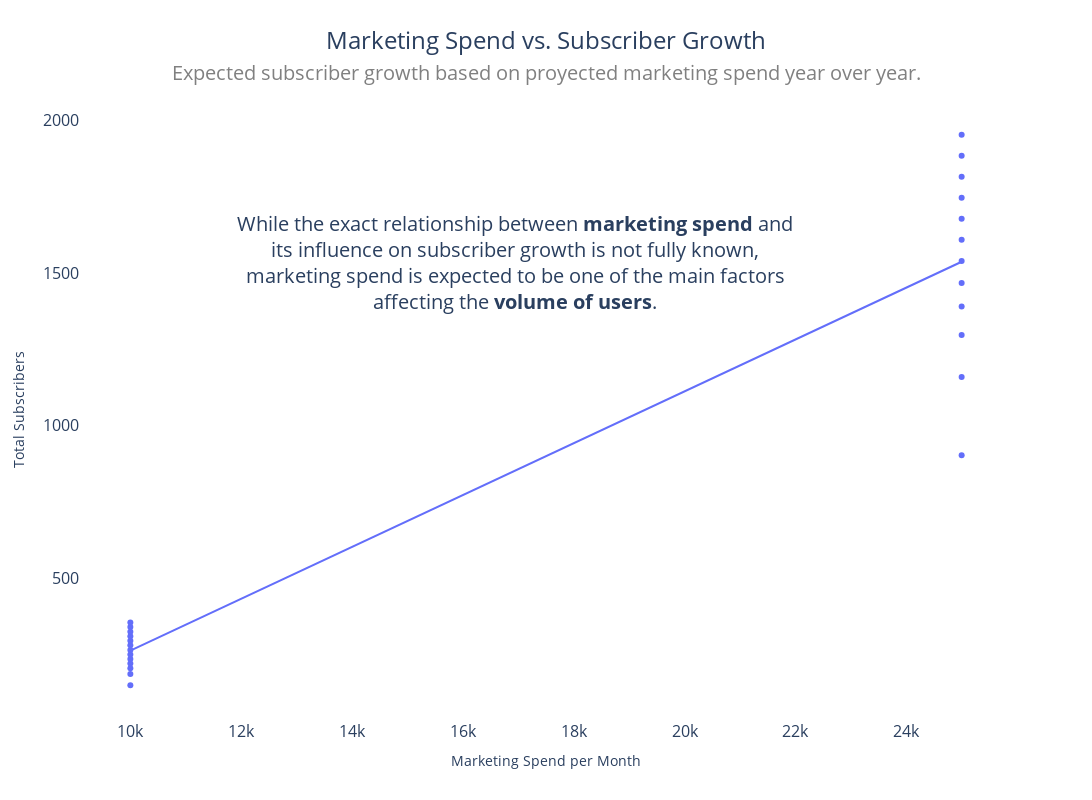

Write notebook code for a chart like this one.
### Code cell
fig2 = px.scatter(
    subscribers,
    x='Marketing Spend / Month', 
    y='(New) Subscribers', 
    trendline='ols',  
    title='Marketing Spend vs. Subscriber Growth'
)
fig2.update_layout(
    plot_bgcolor='white',  
    paper_bgcolor='white',
    title_font=dict(size=35),
    title={'x':0.5, 'y':0.96, 'xanchor': 'center'},
    height=800,  
    width=1200,
    showlegend=False 
)

fig2.add_annotation(
    text="Expected subscriber growth based on proyected marketing spend year over year.",
    xref="paper", yref="paper",
    x=0.5, y=1.02,  
    showarrow=False,
    font=dict(size=20, color="grey"),
    xanchor='center', yanchor='bottom',
)

fig2.add_annotation(
    text="While the exact relationship between <b>marketing spend</b> and<br>"
         "its influence on subscriber growth is not fully known,<br>"
         "marketing spend is expected to be one of the main factors<br>"
         "affecting the <b>volume of users</b>.",
    x=22000,
    y=1500,
    arrowhead=1,
    yshift=10,
    xanchor="right",
    showarrow=False,
    font=dict(size=20),
    arrowsize=2,
    align="center",
    ax=-50,  
    ay=-30
)

fig2.update_layout(
    xaxis_title='Marketing Spend per Month',
    yaxis_title='Total Subscribers',
    title_font=dict(size=24),
    xaxis_tickfont_size=16,
    yaxis_tickfont_size=16
)


fig2.show()

### Figure 1 — Plotly figure (JSON) as saved in the notebook; plotly's stock layout.template omitted (floating-point values rounded to 4 significant figures)
{"data": [{"hovertemplate": "Marketing Spend / Month=%{x}<br>(New) Subscribers=%{y}<extra></extra>", "legendgroup": "", "marker": {"color": "#636efa", "symbol": "circle"}, "mode": "markers", "name": "", "orientation": "v", "showlegend": false, "type": "scatter", "x": [10000, 10000, 10000, 10000, 10000, 10000, 10000, 10000, 10000, 10000, 10000, 10000, 10000, 25000, 25000, 25000, 25000, 25000, 25000, 25000, 25000, 25000, 25000, 25000, 25000], "xaxis": "x", "y": [150, 186.9, 205.4, 220.9, 235.9, 250.8, 265.8, 280.7, 295.6, 310.5, 325.5, 340.4, 355.3, 903.3, 1159.0, 1296.0, 1390.0, 1467.0, 1539.0, 1609.0, 1678.0, 1747.0, 1815.0, 1884.0, 1952.0], "yaxis": "y"}, {"hovertemplate": "<b>OLS trendline</b><br>(New) Subscribers = 0.0848845 * Marketing Spend / Month + -585.492<br>R<sup>2</sup>=0.900766<br><br>Marketing Spend / Month=%{x}<br>(New) Subscribers=%{y} <b>(trend)</b><extra></extra>", "legendgroup": "", "marker": {"color": "#636efa", "symbol": "circle"}, "mode": "lines", "name": "", "showlegend": false, "type": "scatter", "x": [10000, 10000, 10000, 10000, 10000, 10000, 10000, 10000, 10000, 10000, 10000, 10000, 10000, 25000, 25000, 25000, 25000, 25000, 25000, 25000, 25000, 25000, 25000, 25000, 25000], "xaxis": "x", "y": [263.4, 263.4, 263.4, 263.4, 263.4, 263.4, 263.4, 263.4, 263.4, 263.4, 263.4, 263.4, 263.4, 1537.0, 1537.0, 1537.0, 1537.0, 1537.0, 1537.0, 1537.0, 1537.0, 1537.0, 1537.0, 1537.0, 1537.0], "yaxis": "y"}], "layout": {"annotations": [{"font": {"color": "grey", "size": 20}, "showarrow": false, "text": "Expected subscriber growth based on proyected marketing spend year over year.", "x": 0.5, "xanchor": "center", "xref": "paper", "y": 1.02, "yanchor": "bottom", "yref": "paper"}, {"align": "center", "arrowhead": 1, "arrowsize": 2, "ax": -50, "ay": -30, "font": {"size": 20}, "showarrow": false, "text": "While the exact relationship between <b>marketing spend</b> and<br>its influence on subscriber growth is not fully known,<br>marketing spend is expected to be one of the main factors<br>affecting the <b>volume of users</b>.", "x": 22000, "xanchor": "right", "y": 1500, "yshift": 10}], "height": 800, "legend": {"tracegroupgap": 0}, "paper_bgcolor": "white", "plot_bgcolor": "white", "showlegend": false, "title": {"font": {"size": 24}, "text": "Marketing Spend vs. Subscriber Growth", "x": 0.5, "xanchor": "center", "y": 0.96}, "width": 1200, "xaxis": {"anchor": "y", "domain": [0, 1], "tickfont": {"size": 16}, "title": {"text": "Marketing Spend per Month"}}, "yaxis": {"anchor": "x", "domain": [0, 1], "tickfont": {"size": 16}, "title": {"text": "Total Subscribers"}}}}
